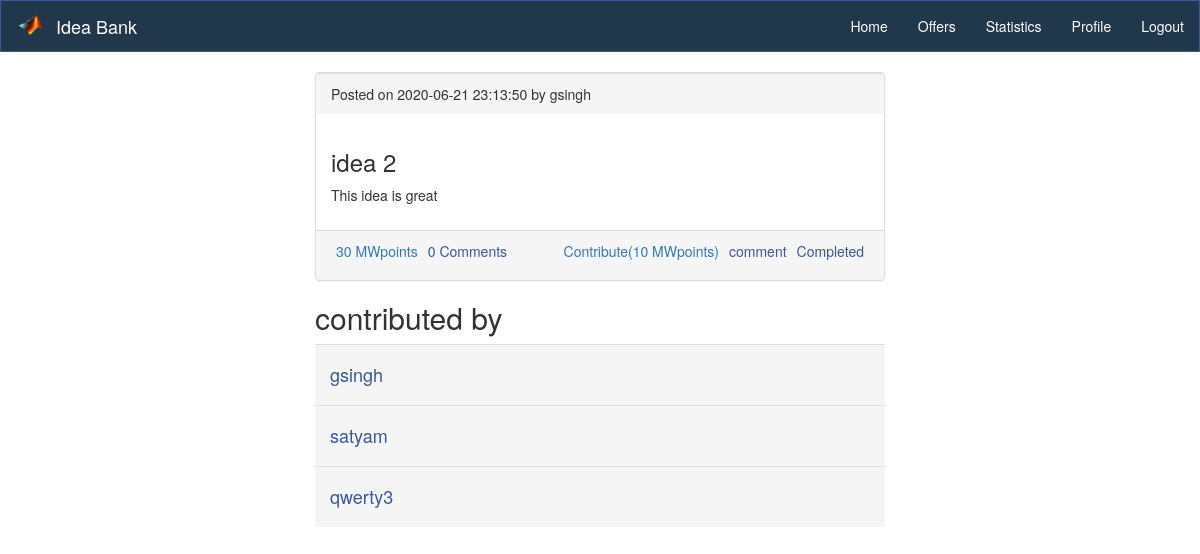
/contribution.php?post_id=5098d3ff445ba87502768eccaf2440fff32cbe5df5bba42a40dcda7822e0a4d35830b40cf3e8feb1 (signed in), run on the app's committed database.
### tables this page shows
CREATE TABLE `post` (
  `post_id` varchar(200) NOT NULL,
  `name` varchar(50) DEFAULT NULL,
  `current_status` varchar(30) DEFAULT NULL,
  `post_creation_time` datetime DEFAULT NULL,
  `post_text` text,
  `type` varchar(20) DEFAULT NULL,
  `post_heading` text
);

CREATE TABLE `contributors` (
  `post_id` varchar(200) NOT NULL,
  `c_name` varchar(50) NOT NULL,
  `contribution` int(11) DEFAULT NULL
);

### contribution.php (the view, shortened to what this page needs)
<?php
	require_once "header.php";
	require_once "functions.php";
	$post_id = $_GET['post_id'];
	$user  = $_SESSION['name'];
?>
<div class="col-md-6" style="margin-left: 25%;">
<div>
        <?php
          $sql = "SELECT * from post where post_id = '$post_id'";
          $result = mysqli_query($conn,$sql);
          if (mysqli_num_rows($result) > 0) {
            while($post = $result->fetch_assoc()) {
              $post_id = $post['post_id'];
              $query1 = "SELECT sum(contribution) as contr from contributors where post_id = '$post_id'";
              $MWpoints1 = mysqli_query($conn,$query1);
              $MWpoints = mysqli_fetch_array($MWpoints1);
              $query2 = "SELECT count(*) as comments from comment where post_id = '$post_id'";
              $num_comm1 = mysqli_query($conn,$query2);
              $num_comm = mysqli_fetch_array($num_comm1);
              $creation_type = "Posted";
              ?>
                <div class="panel panel-default">
            <div class="panel-footer">
              <span><?php echo $creation_type; ?> on <?php echo $post['post_creation_time']; ?> by <?php echo $post['name']; ?></span>
            </div>
            <div class="panel-body">
              <h3><?php echo $post['post_heading']; ?></h3>
              <p><?php echo $post['post_text']; ?></p>
            </div>
           <div class="panel-footer" style = "height: 50px;">
              <?php
                 $contribution = "contribution.php?post_id=".$post_id;
               ?>
               <span class="pull-left"><a class="text-primary" style = "padding: 5px" href="<?php echo $contribution; ?>">
                <?php
                  echo $MWpoints['contr']." MWpoints";
                ?>
                </a></span>
                <span class="pull-left"><a class="text-secondary" style = "padding: 5px" href=<?php     echo "comment.php?post_id=".$post_id; ?>>
                <?php
                  echo $num_comm['comments']." Comments";
                ?>
               </a></span>
               <?php
                       if($_SESSION['name'] != "") {
               ?>
               <span class="pull-right"><a class="text-secondary" style = "padding: 5px" href="<?php echo $link3; ?>"> <?php echo $post['current_status'];?>
                  </a></span>
              <span class="pull-right"><a class="text-secondary" style = "padding: 5px" href=<?php     echo "comment.php?post_id=".$post_id; ?>>  comment  </a></span>
              <span class="pull-right"><a class="text-primary" style = "padding: 5px" href= <?php     echo "contribute_post.php?post_id=".$post_id; ?> >
                <?php
                  $query5 = "SELECT * from contributors where post_id = '$post_id' and c_name = '$user' ";
                  $result5 = mysqli_query($conn,$query5);
                  if(mysqli_num_rows($result5)==0){
                   echo 'Contribute(10 MWpoints)';
                  }
                  else{
                    echo 'Already contributed';
                  }
                ?>
              </a></span>
            <?php } ?>
            </div>
          </div>
              <?php
            }
          } else {
            ?>
              <p class="text-center">No posts yet!</p>
            <?php
          }
        ?>
      </div>
      <h2>contributed by</h2>
      <?php
      	$query3 = "SELECT * from contributors where post_id = '$post_id'";
      	$result3 = mysqli_query($conn,$query3);
      	if(mysqli_num_rows($result3)){
      		while($row = mysqli_fetch_array($result3)){
				$contributed_by = $row['c_name'];
				?>
      			<div class="panel-footer">
              	<a href="profile.php?name=<?php echo $row['c_name']; ?>"><h4><?php echo $contributed_by; ?></h4></a>
            	</div>
            	<?php
      		}
      	}
      	else{?>
      		<div class="panel-footer">
              <h4><?php echo "No likes yet"; ?></h4>
            </div>
		<?php
      	}
      ?>
  </div>

### css/style.css (style rules this page uses)
a { color: #3b5998; }

### data on the page
post: creation_type "Posted", post_creation_time "2020-06-21 23:13:50", name "gsingh", post_heading "idea 2", post_text "This idea is great", contr "30", comments "0", current_status "Completed"
contributors: c_name "gsingh"
contributors: c_name "satyam"
contributors: c_name "qwerty3"
